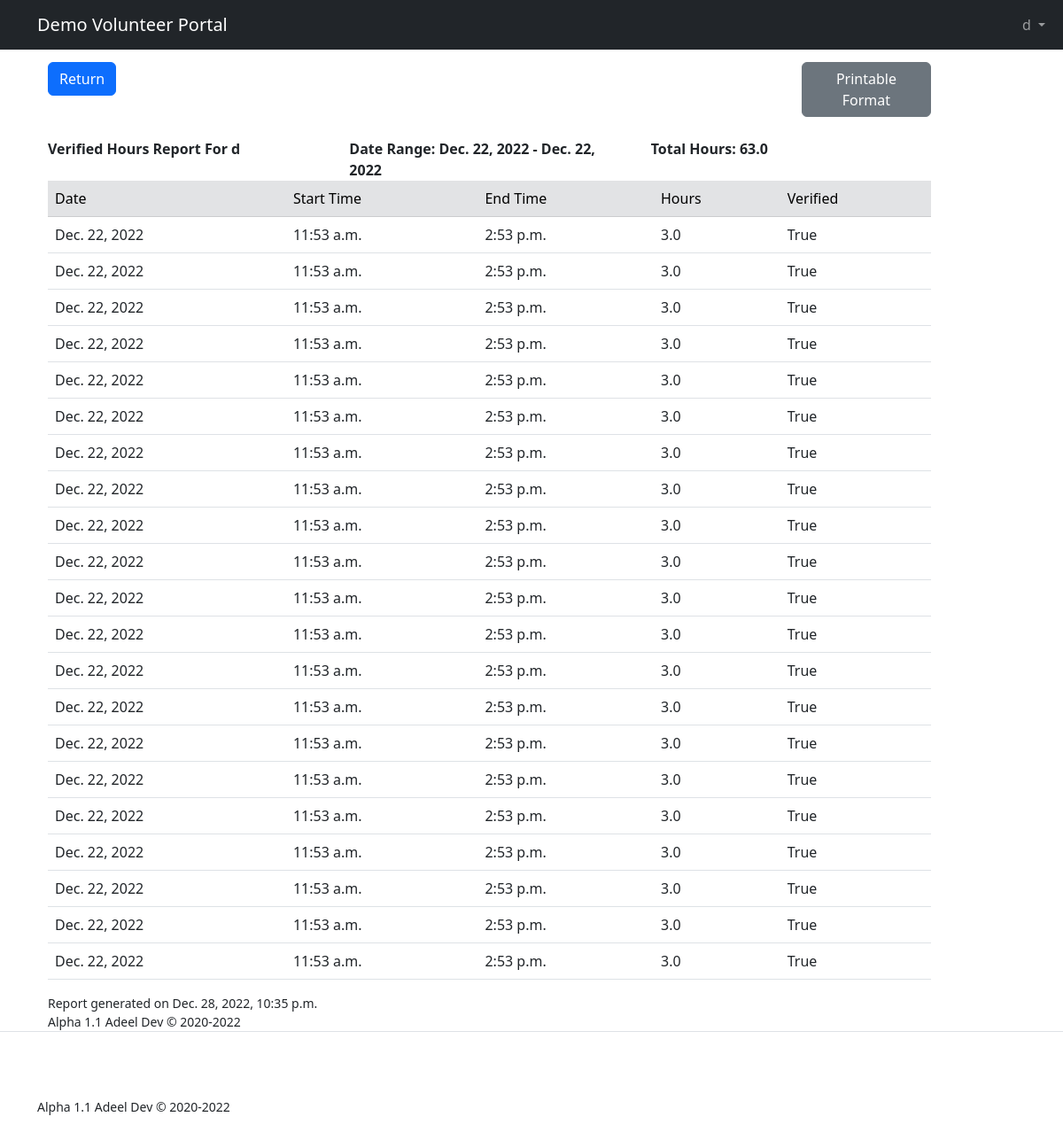
The app's page /reports/individual_report/ (signed in) with its own data.
### tracker/models.py (models this page shows, shortened)
class volunteer_hour(models.Model):
    date = models.DateField()
    start = models.TimeField(default=None)
    end = models.TimeField(default=None, null=True)
    volunteer = models.ForeignKey(volunteer, on_delete=models.CASCADE)
    verified = models.BooleanField(default=False)

### reports/views.py (the view)
# urls.py: path('individual_report/', individual_report, name='individual_report'),
@login_required
def individual_report(request):
    context = {}
    total_hours = 0
    context['entries'] = []
    for o in volunteer_hour.objects.all().filter(volunteer=request.user.volunteer, verified=True).order_by("date"):
        date = o.date
        hours = datetime.combine(date, o.end) - datetime.combine(date, o.start)
        total_hours += hours.total_seconds() / 3600
        hours = hours.total_seconds() / 3600
        context['entries'].append(
            {'date': date, 'start_time': o.start, 'end_time': o.end, "hours": hours, 'verified': o.verified})
    context['total_hours'] = total_hours
    context['start_date'] = \
        volunteer_hour.objects.all().filter(volunteer=request.user.volunteer, verified=True).aggregate(Min('date'))['date__min']
    context['end_date'] = \
        volunteer_hour.objects.all().filter(volunteer=request.user.volunteer, verified=True).aggregate(Max('date'))['date__max']
    context['now'] = datetime.now()
    return render(request, template_name='reports/individual_report.html', context=context)

### pantryhourtracker/context_processors.py (called while the page is built)
def version(request):
    return {'version': settings.VERSION_COPYRIGHT}

def site_name(request):
    return {'org_name': settings.SITE_NAME}

### reports/templates/reports/individual_report.html (shortened to what this page needs)
{% extends 'users/base.html' %}
{% block content %}
    <div class="container">
        <div class="row">
            <div class="col-2"><a href="{% url 'hours' %}" class="btn btn-primary">Return</a></div>
            <div class="col"></div>
            <div class="col-2"><a class="btn btn-secondary" href="{% url 'individual_report_printable' %}">Printable
                Format</a>
            </div>
        </div>
        <div class="row mt-4">
            <div class="col-4"><b>Verified Hours Report For {{ user.first_name }} {{ user.last_name }}</b></div>
            <div class="col-4"><b>Date Range: {{ start_date }} - {{ end_date }}</b></div>
            <div class="col-4"><b>Total Hours: {{ total_hours }}</b></div>
        </div>
        <div class="row">
            <div class="col">
                <table class="table">
                    <tr class="table-secondary">
                        <td>Date</td>
                        <td>Start Time</td>
                        <td>End Time</td>
                        <td>Hours</td>
                        <td>Verified</td>
                    </tr>
                    {% for entry in entries %}
                        <tr>
                            <td>{{ entry.date }}</td>
                            <td>{{ entry.start_time }}</td>
                            <td>{{ entry.end_time }}</td>
                            <td>{{ entry.hours }}</td>
                            <td>{{ entry.verified }}</td>
                        </tr>
                    {% endfor %}
                </table>
            </div>
        </div>
        <div class="row">
            <small>Report generated on {{ now }}</small>
            <small>{{ version }}</small>
        </div>
    </div>
{% endblock %}

### users/templates/users/base.html (shortened to what this page needs)
<!DOCTYPE html>
<html lang="en">
<head>
    <link href="https://cdn.jsdelivr.net/npm/bootstrap@5.2.3/dist/css/bootstrap.min.css" rel="stylesheet"
>
</head>
<body>
<div class="container">
    <section>
        <div class="row">
            <div class="col">
                <nav class="navbar navbar-expand-lg fixed-top navbar-dark bg-dark" style="background-color: #f2f2f2;">
                    <div class="container-fluid">
                        <a class="navbar-brand" href="{% url 'hours' %}" style="padding-left: 30px;">{{ org_name }} Volunteer Portal</a>
                        <div class="collapse navbar-collapse" id="navbarSupportedContent">
                            <ul class="navbar-nav ms-auto">
                                <li class="nav-item dropdown">
                                    <a class="nav-link dropdown-toggle" href="#" role="button" data-bs-toggle="dropdown"
                                       aria-expanded="false">
                                        {{ user.first_name }}
                                    </a>
                                </li>
                            </ul>
                        </div>
                    </div>
                </nav>
            </div>
        </div>
    </section>
    <section>
        <div class="row">
            <div class="col-11 item2 h-100">
                {% block content %}
                {% endblock %}
            </div>
            <div class="col-1 item4">
            </div>
        </div>
    </section>
</div>
<legend class="border-bottom mb-4"></legend>
<footer class="container py-5">
    <div class="row">
        <div class="col-12 col-md">
            <small>{{ version }}</small>
        </div>
    </div>
</footer>
</body>
</html>

### users/templates/users/base.html (style rules this page uses)
.item2 { padding-top: 70px; paddin-bottom: 500px; }
.item4 { padding-top: 150px; padding-bottom: 190px; }
a:link { text-decoration: none; }

### records on screen
volunteer_hour: date "Dec. 22, 2022", start_time "11:53 a.m.", end_time "2:53 p.m."
volunteer_hour: date "Dec. 22, 2022", start_time "11:53 a.m.", end_time "2:53 p.m."
volunteer_hour: date "Dec. 22, 2022", start_time "11:53 a.m.", end_time "2:53 p.m."
volunteer_hour: date "Dec. 22, 2022", start_time "11:53 a.m.", end_time "2:53 p.m."
volunteer_hour: date "Dec. 22, 2022", start_time "11:53 a.m.", end_time "2:53 p.m."
volunteer_hour: date "Dec. 22, 2022", start_time "11:53 a.m.", end_time "2:53 p.m."
volunteer_hour: date "Dec. 22, 2022", start_time "11:53 a.m.", end_time "2:53 p.m."
volunteer_hour: date "Dec. 22, 2022", start_time "11:53 a.m.", end_time "2:53 p.m."
volunteer_hour: date "Dec. 22, 2022", start_time "11:53 a.m.", end_time "2:53 p.m."
volunteer_hour: date "Dec. 22, 2022", start_time "11:53 a.m.", end_time "2:53 p.m."
volunteer_hour: date "Dec. 22, 2022", start_time "11:53 a.m.", end_time "2:53 p.m."
volunteer_hour: date "Dec. 22, 2022", start_time "11:53 a.m.", end_time "2:53 p.m."
volunteer_hour: date "Dec. 22, 2022", start_time "11:53 a.m.", end_time "2:53 p.m."
volunteer_hour: date "Dec. 22, 2022", start_time "11:53 a.m.", end_time "2:53 p.m."
volunteer_hour: date "Dec. 22, 2022", start_time "11:53 a.m.", end_time "2:53 p.m."
volunteer_hour: date "Dec. 22, 2022", start_time "11:53 a.m.", end_time "2:53 p.m."
volunteer_hour: date "Dec. 22, 2022", start_time "11:53 a.m.", end_time "2:53 p.m."
volunteer_hour: date "Dec. 22, 2022", start_time "11:53 a.m.", end_time "2:53 p.m."
volunteer_hour: date "Dec. 22, 2022", start_time "11:53 a.m.", end_time "2:53 p.m."
volunteer_hour: date "Dec. 22, 2022", start_time "11:53 a.m.", end_time "2:53 p.m."
volunteer_hour: date "Dec. 22, 2022", start_time "11:53 a.m.", end_time "2:53 p.m."

### other values on screen
{{ org_name }} "Demo"
{{ user.first_name }} "d"
{{ start_date }} "Dec. 22, 2022"
{{ end_date }} "Dec. 22, 2022"
{{ total_hours }} "63.0"
{{ entry.hours }} "3.0" "3.0" "3.0" "3.0" "3.0" "3.0" "3.0" "3.0" "3.0" "3.0" "3.0" "3.0" "3.0" "3.0" "3.0" "3.0" "3.0" "3.0" "3.0" "3.0" "3.0"
{{ entry.verified }} "True" "True" "True" "True" "True" "True" "True" "True" "True" "True" "True" "True" "True" "True" "True" "True" "True" "True" "True" "True" "True"
{{ now }} "Dec. 28, 2022, 10:35 p.m."
{{ version }} "Alpha 1.1 Adeel Dev © 2020-2022"
